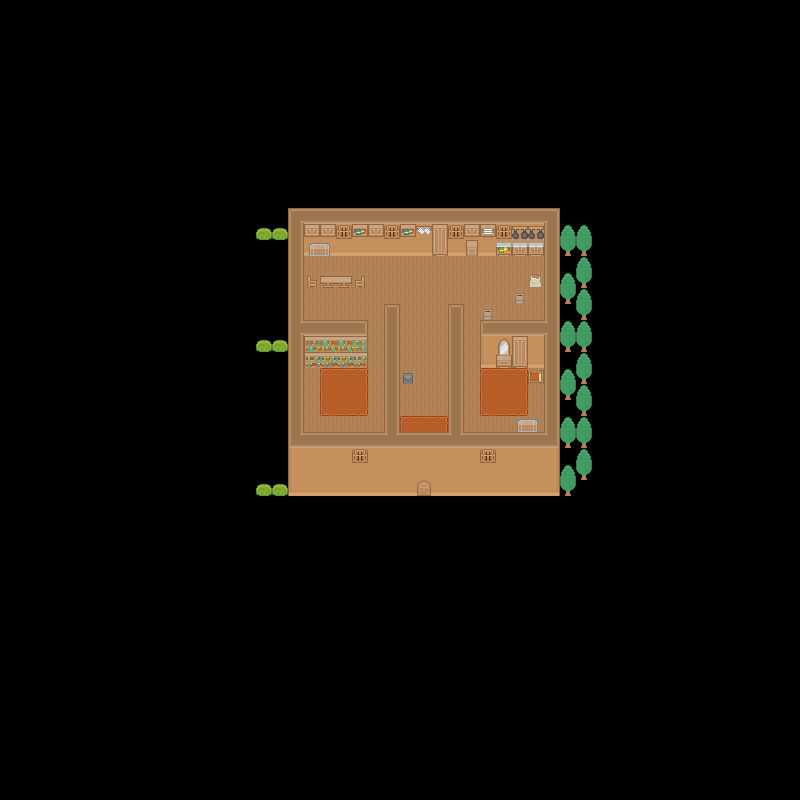

This is a level from a 2D game, rendered from its Tiled map with the project's own tilesets. A one-line summary and the map file follow, with tile-layer data summarised:
An orthogonal 50x50 tile map with 16x16 px tiles, 6 tile layers (ground, WALL, top wall, Paths, ...) and 41 objects (ConquestOfAlengor.tmx).

<map version="1.1" tiledversion="2018.09.12" orientation="orthogonal" renderorder="right-down" width="50" height="50" tilewidth="16" tileheight="16" infinite="0" nextlayerid="12" nextobjectid="50">
 <tileset firstgid="1" source="rrrroguelikeSheet_transparent.tsx" />
 <layer id="1" name="ground" width="50" height="50">
  <data>[2500 cells, 183 non-empty, 1 distinct tile ids]</data>
 </layer>
 <objectgroup id="7" name="COLLISION_LAYER">
  <object id="1" x="288.333" y="431.333" width="270.667" height="16.3333" />
  <object id="2" x="384" y="304.333" width="15.3333" height="129.333" />
  <object id="3" x="448.333" y="305" width="15.6667" height="128.667" />
  <object id="4" x="480.333" y="319.667" width="64.3333" height="47" />
  <object id="5" x="543.667" y="208" width="15" height="228" />
  <object id="8" x="528.333" y="375" width="13.6667" height="6.33333" />
  <object id="10" x="517.667" y="420.333" width="19.6667" height="12" />
  <object id="15" x="404" y="375.667" width="7.66667" height="8.33333" />
  <object id="18" x="287.667" y="208" width="15" height="225" />
  <object id="19" x="303" y="320" width="64" height="45.3333" />
  <object id="20" x="308" y="279" width="57" height="8.33333" />
  <object id="21" x="483.667" y="311" width="7" height="7.66667" />
  <object id="22" x="515.667" y="295.333" width="7.66667" height="7.66667" />
  <object id="23" x="531" y="278.667" width="8.33333" height="5.66667" />
  <object id="25" x="530.333" y="276.333" width="9.66667" height="9.66667" />
  <object id="27" x="516.333" y="296.667" width="6.33333" height="6" />
  <object id="28" x="484.667" y="313" width="5" height="5" />
  <object id="31" x="303.333" y="238.667" width="241" height="15.3333" />
 </objectgroup>
 <objectgroup id="8" name="ITEM_LAYER">
  <object id="6" x="496.333" y="365.667" width="15" height="4" />
  <object id="7" x="511.667" y="364.667" width="16" height="5" />
  <object id="9" x="526.333" y="374" width="17.6667" height="8.66667" />
  <object id="12" x="516.333" y="418.333" width="22" height="14.3333" />
  <object id="16" x="402" y="373" width="11.3333" height="12.3333" />
  <object id="26" x="528" y="275.667" width="14" height="11.6667" />
  <object id="29" x="515.333" y="295.333" width="8" height="7.66667" />
  <object id="30" x="482.667" y="310.333" width="9" height="8.66667" />
  <object id="32" x="497.333" y="254" width="13.3333" height="4" />
  <object id="33" x="513.333" y="254.333" width="14.6667" height="4" />
  <object id="34" x="528.667" y="253.333" width="14" height="4.66667" />
  <object id="35" x="466.333" y="254.667" width="11.3333" height="3.66667" />
  <object id="36" x="433.667" y="255" width="12.6667" height="4" />
  <object id="37" x="481.667" y="256" width="11.6667" height="2.66667" />
  <object id="38" x="401.667" y="256" width="12.6667" height="2.66667" />
  <object id="39" x="370.667" y="256.333" width="10.3333" height="3" />
  <object id="40" x="354.667" y="255.667" width="10.3333" height="3.33333" />
  <object id="41" x="310.333" y="255" width="18.3333" height="3" />
  <object id="42" x="304.667" y="367.333" width="14.6667" height="3" />
  <object id="45" x="320" y="367.333" width="15.3333" height="3.66667" />
  <object id="46" x="335.667" y="366.667" width="16.3333" height="4" />
  <object id="47" x="352.333" y="367" width="14.6667" height="4.33333" />
 </objectgroup>
 <objectgroup id="9" name="PLAYER_SPAWN_LAYER" />
 <objectgroup id="10" name="NPC_SPAWN_LAYER" />
 <objectgroup id="11" name="DOORWAY_LAYER">
  <object id="49" name="ConquestOfAlengor.tmx" x="399.667" y="429" width="48.6667" height="3.33333" />
 </objectgroup>
 <layer id="2" name="WALL" width="50" height="50">
  <data>[2500 cells, 133 non-empty, 11 distinct tile ids]</data>
 </layer>
 <layer id="3" name="top wall" width="50" height="50">
  <data>[2500 cells, 108 non-empty, 31 distinct tile ids]</data>
 </layer>
 <layer id="4" name="Paths" width="50" height="50">
  <data>[2500 cells, 21 non-empty, 9 distinct tile ids]</data>
 </layer>
 <layer id="5" name="Doors" width="50" height="50">
  <data>[2500 cells, 1 non-empty, 1 distinct tile ids]</data>
 </layer>
 <layer id="6" name="Decoration" width="50" height="50">
  <data>[2500 cells, 21 non-empty, 9 distinct tile ids]</data>
 </layer>
</map>
